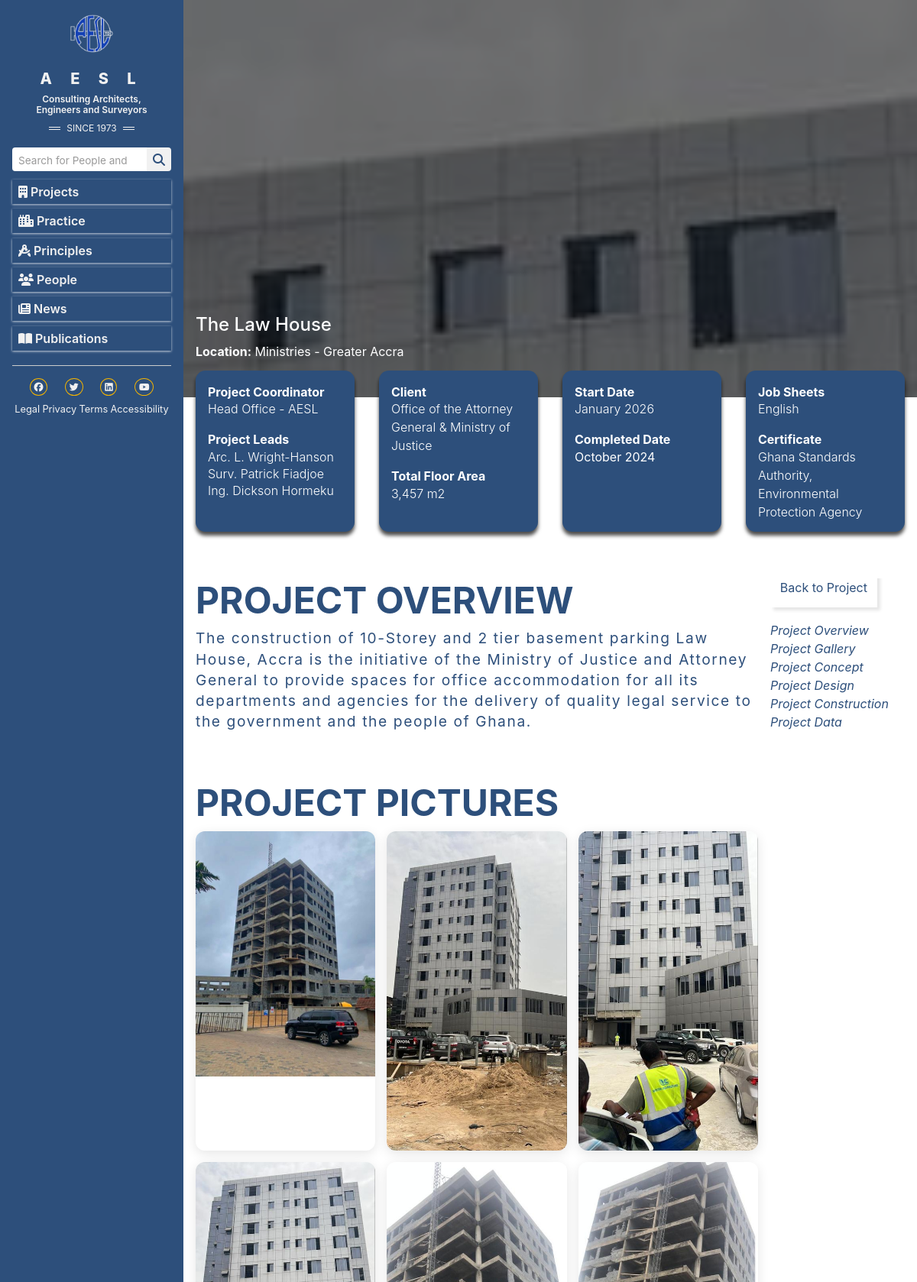
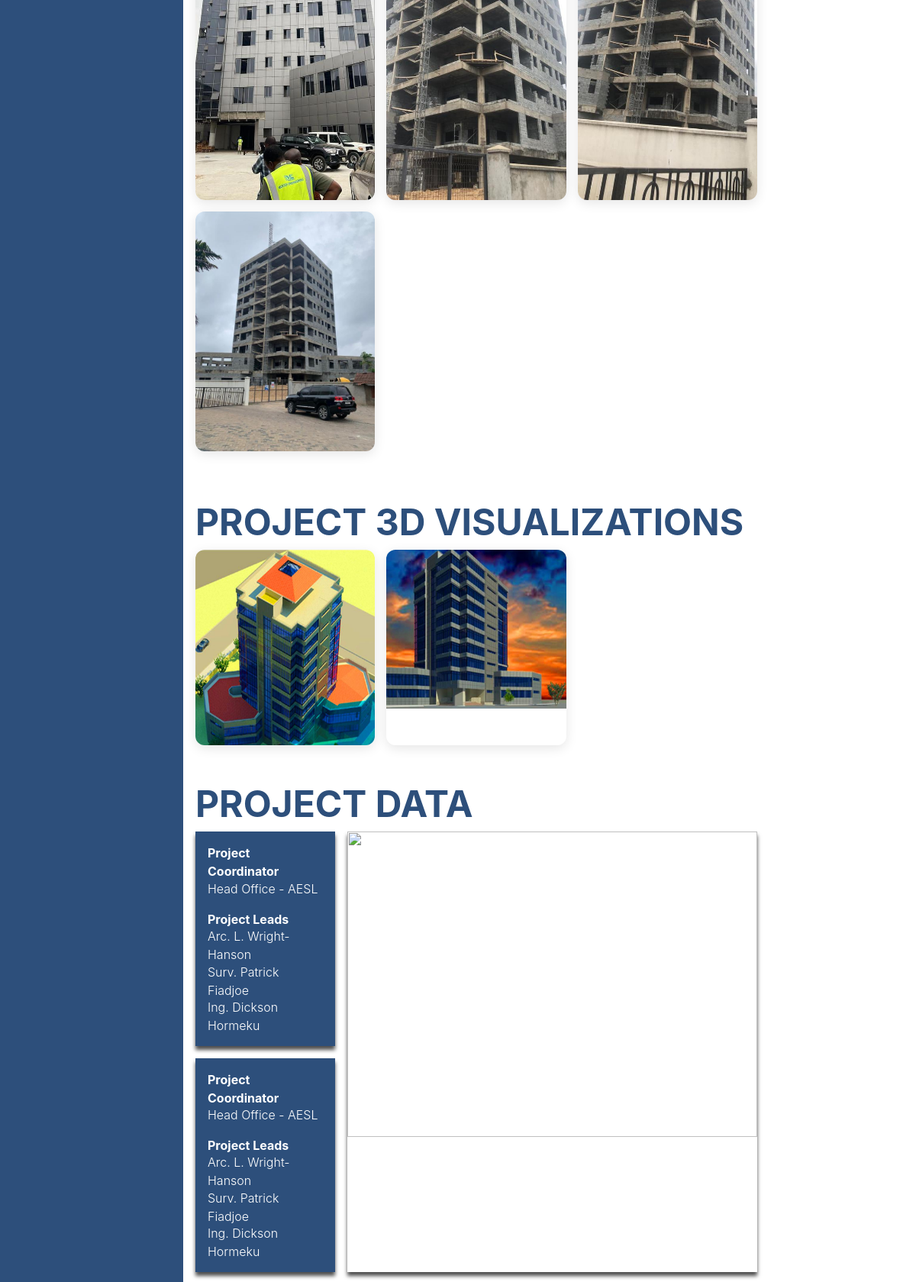
The app's page /project/3/ (upper part) with its own data (2 pictures, top to bottom).
### frontend/models.py (models this page shows, shortened)
class ImageOptimizeMixin:
    IMAGE_MAX_SIZE = (1200, 1200)
    IMAGE_QUALITY = 85

class Project(models.Model, ImageOptimizeMixin):
    title = models.CharField(max_length=200)
    client = models.CharField(max_length=200)
    location = models.CharField(max_length=300, default="Accra")
    picture = models.ImageField(
        upload_to="projects/main_pictures/", blank=True, null=True
    )
    little_text_details = models.TextField()
    project_coordinator = models.CharField(max_length=150)
    project_leaders = models.ManyToManyField(ProjectLeader, related_name="projects")
    other_team_members = models.ManyToManyField(
        ProjectTeamMember, related_name="projects", blank=True
    )
    total_floor_area = models.CharField(max_length=100)
    start_date = models.DateField()
    completed_date = models.DateField(blank=True, null=True)
    job_sheets = models.CharField(max_length=300, blank=True)
    certificate = models.CharField(max_length=300, blank=True)
    category = models.ForeignKey(
        ProjectCategory, on_delete=models.SET_NULL, null=True, related_name="projects"
    )
    created_at = models.DateTimeField(auto_now_add=True)

class ProjectLeader(models.Model):
    full_name = models.CharField(max_length=150)

class ProjectImage(models.Model, ImageOptimizeMixin):
    PROJECT_PICTURE = "project"
    CONSTRUCTION_PICTURE = "construction"
    PROJECT_3D_VISUALIZATIONS_PICTURE = "project_3d_visualizations"
    IMAGE_TYPE_CHOICES = [
        (PROJECT_PICTURE, "Project Pictures"),
        (CONSTRUCTION_PICTURE, "Construction Pictures"),
        (PROJECT_3D_VISUALIZATIONS_PICTURE, "Project 3D Visualizations"),
    ]
    project = models.ForeignKey(
        Project, on_delete=models.CASCADE, related_name="gallery"
    )
    image = models.ImageField(upload_to="projects/gallery/")
    image_type = models.CharField(max_length=30, choices=IMAGE_TYPE_CHOICES)
    uploaded_at = models.DateTimeField(auto_now_add=True)

### frontend/views.py (the view)
# urls.py: path("project/<int:pk>/", ProjectDetailView.as_view(), name="project_detail"),
class ProjectDetailView(DetailView):
    model = Project
    template_name = "frontend/project_detail.html"
    context_object_name = "project"  # Default is 'object', but we can use 'project'
    def get_context_data(self, **kwargs):
        context = super().get_context_data(**kwargs)
        project = self.get_object()
        context["project_pictures"] = project.gallery.filter(image_type="project")
        context["construction_pictures"] = project.gallery.filter(
            image_type="construction"
        )
        context["project_3d_visualization_picture"] = project.gallery.filter(
            image_type="project_3d_visualizations"
        )
        context["title"] = "Projects"
        return context

### templates/frontend/project_detail.html (shortened to what this page needs)
{% extends 'base.html' %}
{% load static %}
{% block content %}
{% if project.picture %}
<section style="background-image: url('{{ project.picture.url }}')" class="projects__detail__parallax">
    <div class="projects__detail__overlay"></div>
    <div class="details__content">
      <h4>{{project.title}}</h4>
      <p><strong>Location:</strong> {{ project.location }}</p>
    </div>
  </section>
{% endif %}
<section class="details__cards">
  <div class="details__card">
    <div class="details__card-head">
      <p class="details__head">Project Coordinator</p>
      <p class="details__body">{{ project.project_coordinator }}</p>
    </div>
    <div class="details__card-body">
      <p class="details__head">Project Leads</p>
        {% for leader in project.project_leaders.all %}
          <p class="details__body">{{ leader.full_name }}</p>
        {% endfor %}
    </div>
  </div>
  <div class="details__card">
    <div class="details__card-head">
      <p class="details__head">Client</p>
      <p class="details__body">{{ project.client }}</p>
    </div>
    <div class="details__card-body">
      <p class="details__head">Total Floor Area</p>
      <p class="details__body">{{ project.total_floor_area }}</p>
    </div>
  </div>
  <div class="details__card">
    <div class="details__card-head">
      <p class="details__head">Start Date</p>
      <p class="details__body">{{ project.start_date|date:"F Y" }}</p>
    </div>
    <div class="details__card-body">
      <p class="details__head">Completed Date</p>
      {% if project.completed_date %}
        {{ project.completed_date|date:"F Y" }}
      {% else %}
        <span class="details__body">Still in Progress</span>
      {% endif %}
    </div>
  </div>
    <div class="details__card">
      <div class="details__card-head">
        {% if project.job_sheets %}
        <p class="details__head">Job Sheets</p>
        <p class="details__body">{{ project.job_sheets }}</p>
        {% endif %}
      </div>
      <div class="details__card-body">
        <p class="details__head">Certificate</p>
        {% if project.certificate %}
          <p class="details__body">{{ project.certificate }}</p>
        {% else %}
          <p class="details__body"></p>
        {% endif %}
      </div>
    </div>
</section>
<section class="details__wrapper">
  <div class="wrapper__1">
    <section id="overview" class="project__details-text">
      <h2>Project Overview</h2>
      <p>{{ project.little_text_details }}</p>
    </section>
    {% if construction_pictures %}
    <section id="construction" class="projects__construction-gallery">
      <h2>Project Pictures</h2>
      <div class="projects__masonry-gallery">
        {% for img in construction_pictures %}
        <div class="projects__image">
          <img src="{{ img.image.url }}" alt="Project Image">
        </div>
        {% empty %}
        <p>No project pictures available.</p>
        {% endfor %}
      </div>
    </section>
    {% endif %}
    {% if project_3d_visualization_picture %}
    <section id="construction" class="projects__construction-gallery">
      <h2>Project 3D Visualizations</h2>
      <div class="projects__masonry-gallery">
        {% for img in project_3d_visualization_picture %}
        <div class="projects__image">
          <img src="{{ img.image.url }}" alt="Project Image">
        </div>
        {% empty %}
        <p>No project pictures available.</p>
        {% endfor %}
      </div>
    </section>
    {% endif %}
  <section id="data" class="projects__detail-data">
    <h2>Project Data</h2>
    <div class="projects__data">
      <div class="data__grid-top">
        <div style="border-radius:0px" class="details__card">
          <div class="details__card-head">
            <p class="details__head">Project Coordinator</p>
            <p class="details__body">{{ project.project_coordinator }}</p>
          </div>
          <div class="details__card-body">
            <p class="details__head">Project Leads</p>
            {% for leader in project.project_leaders.all %}
            <p class="details__body">{{ leader.full_name }}</p>
            {% endfor %}
          </div>
        </div>
        <div style="border-radius:0px" class="details__card">
          <div class="details__card-head">
            <p class="details__head">Project Coordinator</p>
            <p class="details__body">{{ project.project_coordinator }}</p>
          </div>
          <div class="details__card-body">
            <p class="details__head">Project Leads</p>
            {% for leader in project.project_leaders.all %}
            <p class="details__body">{{ leader.full_name }}</p>
            {% endfor %}
          </div>
        </div>
      </div>
      <div class="projects__data-span">
        <img src="{% static 'img/statlight.jpg' %}" />
      </div>
    </div>
  </section>
  </div>
  <aside class="wrapper_2">
    <a href="#top">Back to Project</a>
    <div class="wrapper__links">
      <a href="#overview">Project Overview</a>
      <a href="#gallery">Project Gallery</a>
      <a href="#concept">Project Concept</a>
      <a href="#design">Project Design</a>
      <a href="#construction">Project Construction</a>
      <a href="#data">Project Data</a>
  </aside>
</section>
{% endblock content %}

### static/css/base.css (style rules this page uses)
*, *::before, *::after { margin: 0; padding: 0; box-sizing: border-box; }
:root { --primary-color: #2d4f7b; --secondary-color: #F4B400; --secondary-color-light: #F6BE2C; --text-color: #1a1a1a; --text-base-color: #f1f1f1; --background-color: #f5f5f5; --font-family: "Ubuntu", sans-serif; }
html { font-size: 16px; scroll-behavior: smooth; }
body { font-family: var(--font-family); line-height: 1.6; color: #1a1a1a; background-color: #f9f9f9; }
h1, h2, h3, h4, h5, h6 { font-weight: 600; margin-bottom: 1rem; }
img { max-width: 100%; display: block; }

### static/css/projects.css (style rules this page uses)
.projects__detail__parallax { position: relative; height: 65vh; background-position: bottom; background-size: cover; background-attachment: fixed; background-repeat: no-repeat; display: flex; flex-direction: column; justify-content: start; align-items: start; }
.projects__detail__overlay { position: absolute; inset: 0; background: rgba(0, 0, 0, 0.55); }
.details__content { position: absolute; color: white; padding: 1rem; bottom: 1rem; z-index: 2; }
.details__cards { display: grid; grid-template-columns: repeat(4, 1fr); gap: 2rem; position: relative; padding: 0.8rem 1rem; top: -3rem; z-index: 9; }
.details__card { border-radius: 0.8rem; background-color: var(--primary-color); color: #fff; padding: 1rem; box-shadow: 0 5px 5px rgba(0, 0, 0, 0.7); }
.details__card-head { margin-bottom: 1rem; }
.details__head { font-weight: 700; margin-bottom: -0.1rem; }
.details__card-body p:not(:first-of-type) { margin-bottom: -0.1rem; }
.details__body { font-weight: 300; }
.details__wrapper { display: grid; grid-template-columns: repeat(5, 1fr); gap: 1; overflow: hidden; }
.wrapper__1 { grid-column: span 4; }
.wrapper_2 { grid-column: span 1; margin-bottom: 2rem; }
.wrapper_2 > a { color: var(--primary-color); padding: 1rem 0.8rem; box-shadow: 4px 4px 4px rgba(0, 0, 0, 0.1); margin-bottom: 3rem; }
.wrapper__links { display: flex; justify-content: start; align-items: start; flex-direction: column; margin-top: 2rem; }
.wrapper__links a { color: var(--primary-color); font-style: italic; transition: hover cubic-bezier(0.785, 0.135, 0.15, 0.86); }
.project__details-text, .projects__details-gallery, .projects__construction-gallery, .projects__detail-data { padding: 0 1rem; }
.project__details-text h2, .projects__details-gallery h2, .projects__construction-gallery h2, .projects__detail-data h2 { font-size: 3rem; text-transform: uppercase; color: var(--primary-color); font-weight: 700; }
.project__details-text p { letter-spacing: 0.1rem; line-height: 1.7rem; font-size: 1.2rem; color: var(--primary-color); }
.projects__masonry-gallery { display: grid; grid-template-columns: repeat(3, 1fr); gap: 15px; }
.projects__image { border-radius: 12px; overflow: hidden; box-shadow: 0 4px 15px rgba(0, 0, 0, 0.1); transition: transform 0.3s, box-shadow 0.3s; }
.projects__image img { width: 100%; height: auto; object-fit: cover; display: block; }
.projects__construction-gallery h2 { margin-top: 4rem; }
.projects__detail-data { margin-top: 3rem; }
.data__grid-top { display: grid; grid-template-columns: repeat(1, 1fr); gap: 1rem; }
.projects__data { display: grid; grid-template-columns: repeat(3, 1fr); gap: 1rem; }
.projects__data-span { grid-column: span 2; box-shadow: 0 5px 5px rgba(0, 0, 0, 0.7); }
.projects__data-span img { width: 100%; height: 400px; }

### records on screen
Project: picture (picture), title "The Law House", location "Ministries - Greater Accra", project_coordinator "Head Office - AESL", client "Office of the Attorney General & Ministry of Justice", total_floor_area "3,457 m2", start_date "January 2026", completed_date "October 2024", job_sheets "English", certificate "Ghana Standards Authority, Environmental Protection Agency", little_text_details "The construction of 10-Storey and 2 tier basement parking Law House, Accra is the initiative of the Ministry of Justice and Attorney General to provide spaces for office accommodation for all its departments and agencies for the delivery of quality legal service to the government and the people of Ghana."
ProjectLeader: full_name "Arc. L. Wright-Hanson"
ProjectLeader: full_name "Surv. Patrick Fiadjoe"
ProjectLeader: full_name "Ing. Dickson Hormeku"
ProjectImage: image (picture)
ProjectImage: image (picture)
ProjectImage: image (picture)
ProjectImage: image (picture)
ProjectImage: image (picture)
ProjectImage: image (picture)
ProjectImage: image (picture)
ProjectImage: image (picture)
ProjectImage: image (picture)
